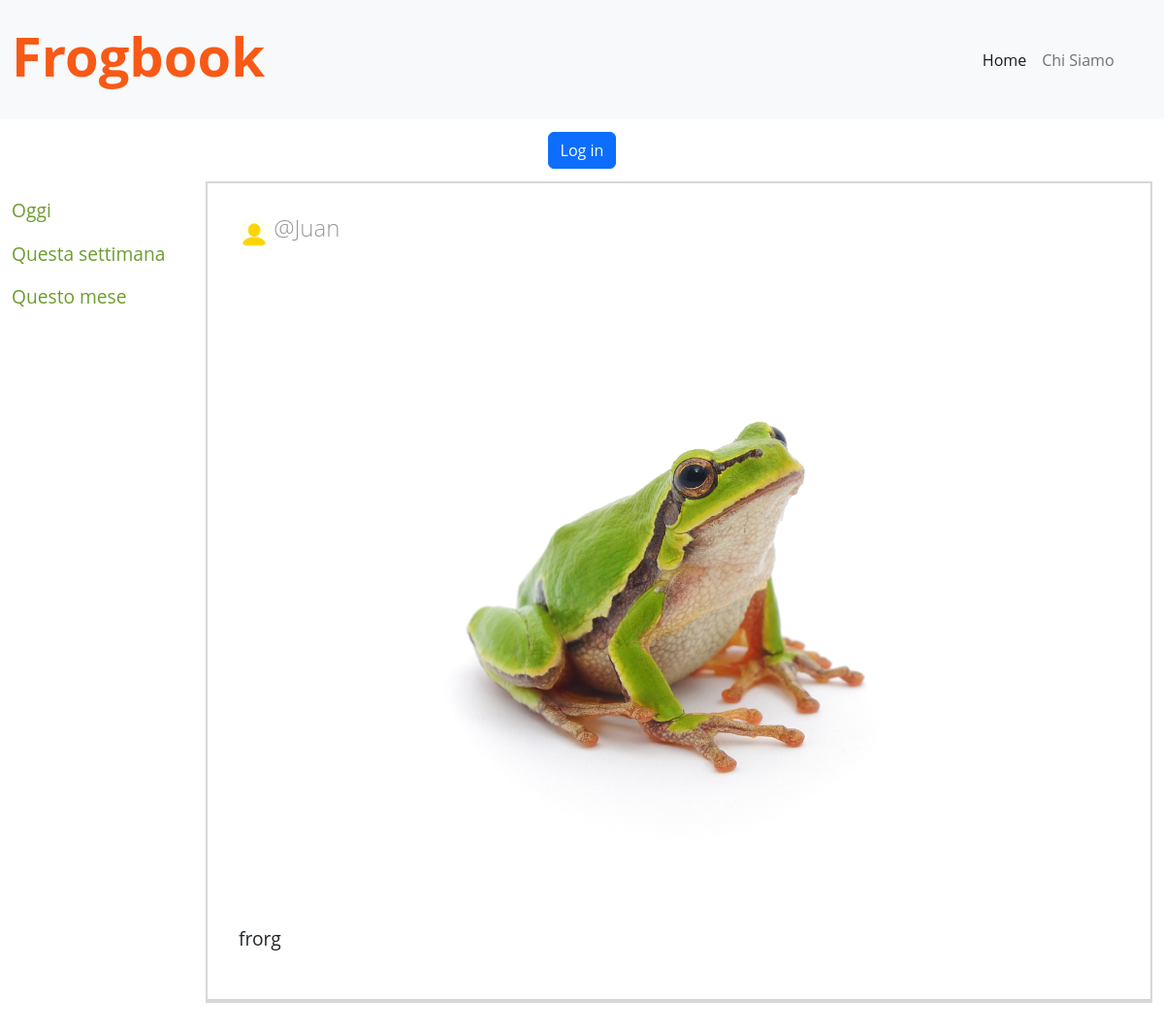
The page /posts/2 on the database its author committed.
### tables this page shows
CREATE TABLE "users" (
	"id"	INTEGER NOT NULL UNIQUE,
	"username"	TEXT NOT NULL UNIQUE,
	"password"	TEXT NOT NULL,
	"profilepic"	TEXT NOT NULL,
	PRIMARY KEY("id" AUTOINCREMENT)
);

CREATE TABLE "posts" (
	"id"	INTEGER UNIQUE,
	"text"	TEXT NOT NULL,
	"postpic"	TEXT,
	"userid"	INTEGER NOT NULL,
	PRIMARY KEY("id" AUTOINCREMENT)
);

### app.py (the view)
@app.route('/posts/<int:id>', methods=['GET', 'POST'])
def single_post(id):
    if request.method == 'POST':
        comment = request.form.to_dict()
        userid = posts_dao.get_userid(session['username'])
        comment['userid'] = userid['id']
        comment['postid'] = id
        success = posts_dao.add_comment(comment)
        if success:
            flash('Commento aggiunto correttamente', 'success')
        else:
            flash('Errore nella creazione del commento: riprova!', 'danger')
        return redirect(url_for('single_post', id=id))
    else:
        post = posts_dao.get_post(id)
        posts = posts_dao.get_posts()
        comments = posts_dao.get_comments(id)
        return render_template('post.html', post=post, comments=comments, posts = posts)

### app.py (called while the page is built)
@app.before_request
def make_session_permanent():
    session.permanent = True
    app.permanent_session_lifetime = timedelta(minutes=2)

### posts_dao.py (called while the page is built)
def get_posts():
    conn = sqlite3.connect('frogbook.db')
    conn.row_factory = sqlite3.Row
    cursor = conn.cursor()
    sql = 'SELECT posts.id, text, postpic, username, profilepic FROM posts,users WHERE posts.userid = users.id'
    cursor.execute(sql)
    posts = cursor.fetchall()
    cursor.close()
    conn.close()
    return posts

def get_post(id):
    conn = sqlite3.connect('frogbook.db')
    conn.row_factory = sqlite3.Row
    cursor = conn.cursor()
    sql = 'SELECT posts.id, text, postpic, username, profilepic FROM posts,users WHERE posts.id = ? AND posts.userid = users.id'
    cursor.execute(sql, (id,))
    post = cursor.fetchone()
    cursor.close()
    conn.close()
    return post

def get_comments(id):
    conn = sqlite3.connect('frogbook.db')
    conn.row_factory = sqlite3.Row
    cursor = conn.cursor()
    sql = 'SELECT text, username FROM comments,users WHERE comments.postid = ? AND comments.userid = users.id'
    cursor.execute(sql, (id,))
    comments = cursor.fetchall()
    cursor.close()
    conn.close()
    return comments

### templates/post.html (shortened to what this page needs)
{% extends "base.html" %}
{% block css %}
<link rel="stylesheet" href="{{ url_for('static', filename='css/post.css') }}">
<link rel="stylesheet" href="{{ url_for('static', filename='css/comments.css') }}">
{% endblock %}
{% block home_active %}active{% endblock %}
{% block content %}
        <div class="contentContainer">
            <div class="userInfo">
                <img src="{{ url_for('static', filename=post.profilepic) }}" alt="profile picture" class="profilePicture">
                <h4 class="username">@{{ post.username }}</h4>
            </div>
            <img src="{{ url_for('static', filename=post.postpic) }}" alt="frog" class="userimg">
            <div class="userpost">
                <p>{{ post.text }}</p>
            </div>
            <div class="commentsarea">
            </div>
        </div>
{% endblock %}

### static/css/style.css (style rules this page uses)
body { font-family: 'Open Sans', sans-serif; background-color: white; }
.username { color: rgb(152, 152, 152); }
.userimg { object-fit: cover; width: 300px; height: 300px; margin: auto; margin-top: 2em; margin-bottom: 2em; }
.profilePicture { display: inline-block; max-width: 2rem; max-height: 2rem; width: auto; height: auto; border-radius: 50%; }
.username { display: inline-block; }
.contentContainer { max-width: 300px; display: block; margin: auto; border-radius: 20%; }
h4 { font-weight: 300; color: rgb(66, 66, 66); }
@media (min-width: 991.99px) and (max-width: 1200px) { .contentContainer { all: unset; display: flex; flex-direction: row; } }
@media (min-width: 991.99px) and (max-width: 1200px) { .userpost { margin-top: 2em; } }
@media (min-width: 991.99px) and (max-width: 1200px) { .userimg { all: unset; object-fit: cover; width: 350px; height: 350px; margin: 2em; } }
@media (min-width: 991.99px) and (max-width: 1200px) { p { font-size: 120%; } }

### static/css/post.css (style rules this page uses)
.contentContainer { display: flex; flex-direction: column; justify-content: center; border: 2px solid rgb(215, 215, 215); margin-bottom: 2rem; }
.userimg { all: unset; width: 50vw; height: auto; margin: auto; margin-top: 1em; margin-bottom: 1em; }
.userInfo, .userpost { margin: 2rem; }
.userInfo { margin-top: 2em; }

### static/css/comments.css (style rules this page uses)
.commentsarea { border-top: 2px solid rgb(215, 215, 215); }

### rows shown on the page
users: profilepic (placeholder picture), username "Juan"
posts: postpic (picture), text "frorg"
